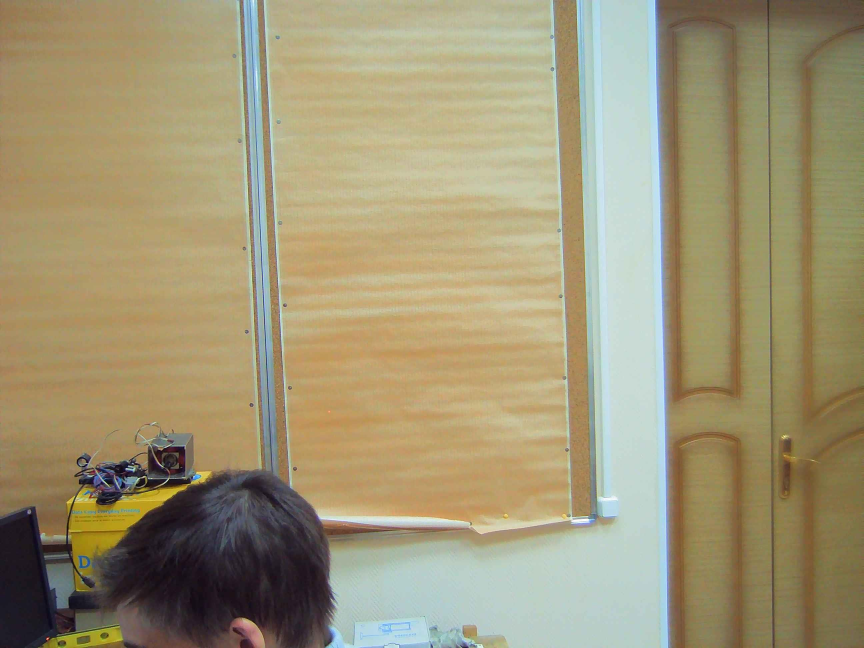
#> input picture sub_project/find_in_image/-50 0 -48 0.jpg, 2592 x 1944 px (shown at 1/3 size)
$ python hsv_control.py
#> lines starting #> are read from the running program, lines starting #| are printed output that depends on the picture; after the words box and inside, x2 and y2 are one past the last pixel; in counts of white or black regions, pixels touching at a corner belong together
import cv2
import numpy as np

if __name__ == '__main__':
    def nothing(*arg):
        pass

cv2.namedWindow( "result" ) # создаем главное окно
cv2.namedWindow( "settings" ) # создаем окно настроек

#cap = video.create_capture(0)
# создаем 6 бегунков для настройки начального и конечного цвета фильтра
cv2.createTrackbar('h1', 'settings', 0, 255, nothing)
#> slider 'h1' is set to 85
cv2.createTrackbar('s1', 'settings', 0, 255, nothing)
#> slider 's1' is set to 85
cv2.createTrackbar('v1', 'settings', 0, 255, nothing)
#> slider 'v1' is set to 85
cv2.createTrackbar('h2', 'settings', 255, 255, nothing)
cv2.createTrackbar('s2', 'settings', 255, 255, nothing)
cv2.createTrackbar('v2', 'settings', 255, 255, nothing)
crange = [0,0,0, 0,0,0]

img = cv2.imread("-50 0 -48 0.jpg")
#> img is the input picture: shape (1944, 2592, 3); mean B, G, R 117.4, 150, 160.1

while True:
    #flag, img = cap.read()
    hsv = cv2.cvtColor(img, cv2.COLOR_BGR2HSV )
#> hsv: shape (1944, 2592, 3); mean H, S, V 40.5, 81.7, 164.8

    # считываем значения бегунков
    h1 = cv2.getTrackbarPos('h1', 'settings')
    s1 = cv2.getTrackbarPos('s1', 'settings')
    v1 = cv2.getTrackbarPos('v1', 'settings')
    h2 = cv2.getTrackbarPos('h2', 'settings')
    s2 = cv2.getTrackbarPos('s2', 'settings')
    v2 = cv2.getTrackbarPos('v2', 'settings')

    # формируем начальный и конечный цвет фильтра
    h_min = np.array((h1, s1, v1), np.uint8)
    h_max = np.array((h2, s2, v2), np.uint8)

    # накладываем фильтр на кадр в модели HSV
    thresh = cv2.inRange(hsv, h_min, h_max)
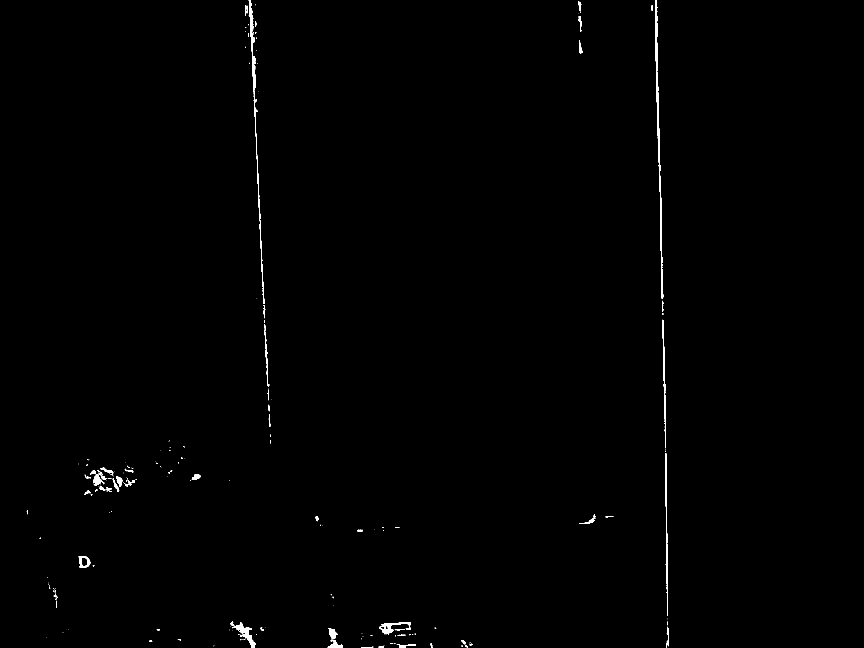
#> thresh: shape (1944, 2592) (shown at 1/3 size); 0.4% white; 236 white regions (170 under 20 px), largest, box (x1, y1, x2, y2) and area: (1965, 0, 1990, 897) 3734, (746, 0, 772, 466) 2293, (1996, 1359, 2004, 1848) 1500
#> (the run stopped early here; a loop or call above may not have finished)
